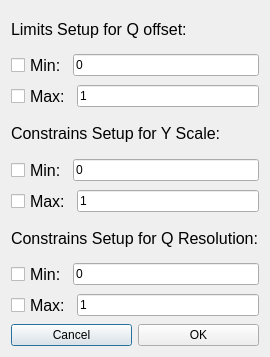
<?xml version="1.0" encoding="UTF-8"?>
<ui version="4.0">
 <class>Dialog</class>
 <widget class="QDialog" name="Dialog">
  <property name="geometry">
   <rect>
    <x>0</x>
    <y>0</y>
    <width>266</width>
    <height>357</height>
   </rect>
  </property>
  <property name="windowTitle">
   <string>Dialog</string>
  </property>
  <layout class="QGridLayout" name="gridLayout_2">
   <item row="0" column="0">
    <layout class="QGridLayout" name="gridLayout">
     <item row="0" column="0">
      <widget class="QLabel" name="label">
       <property name="sizePolicy">
        <sizepolicy hsizetype="Expanding" vsizetype="Preferred">
         <horstretch>0</horstretch>
         <verstretch>0</verstretch>
        </sizepolicy>
       </property>
       <property name="maximumSize">
        <size>
         <width>361</width>
         <height>16777215</height>
        </size>
       </property>
       <property name="font">
        <font>
         <pointsize>12</pointsize>
        </font>
       </property>
       <property name="text">
        <string>Limits Setup for Q offset:</string>
       </property>
      </widget>
     </item>
     <item row="1" column="0">
      <layout class="QHBoxLayout" name="horizontalLayout">
       <item>
        <widget class="QCheckBox" name="qoffminCB">
         <property name="font">
          <font>
           <pointsize>12</pointsize>
          </font>
         </property>
         <property name="text">
          <string>Min:</string>
         </property>
        </widget>
       </item>
       <item>
        <widget class="QLineEdit" name="qoffminLE">
         <property name="text">
          <string>0</string>
         </property>
        </widget>
       </item>
      </layout>
     </item>
     <item row="2" column="0">
      <layout class="QHBoxLayout" name="horizontalLayout_2">
       <item>
        <widget class="QCheckBox" name="qoffmaxCB">
         <property name="font">
          <font>
           <pointsize>12</pointsize>
          </font>
         </property>
         <property name="text">
          <string>Max:</string>
         </property>
        </widget>
       </item>
       <item>
        <widget class="QLineEdit" name="qoffmaxLE">
         <property name="text">
          <string>1</string>
         </property>
        </widget>
       </item>
      </layout>
     </item>
     <item row="3" column="0">
      <widget class="QLabel" name="label_2">
       <property name="sizePolicy">
        <sizepolicy hsizetype="Expanding" vsizetype="Preferred">
         <horstretch>0</horstretch>
         <verstretch>0</verstretch>
        </sizepolicy>
       </property>
       <property name="maximumSize">
        <size>
         <width>361</width>
         <height>16777215</height>
        </size>
       </property>
       <property name="font">
        <font>
         <pointsize>12</pointsize>
        </font>
       </property>
       <property name="text">
        <string>Constrains Setup for Y Scale:</string>
       </property>
      </widget>
     </item>
     <item row="4" column="0">
      <layout class="QHBoxLayout" name="horizontalLayout_4">
       <item>
        <widget class="QCheckBox" name="yscaleminCB">
         <property name="font">
          <font>
           <pointsize>12</pointsize>
          </font>
         </property>
         <property name="text">
          <string>Min:</string>
         </property>
        </widget>
       </item>
       <item>
        <widget class="QLineEdit" name="yscaleminLE">
         <property name="text">
          <string>0</string>
         </property>
        </widget>
       </item>
      </layout>
     </item>
     <item row="5" column="0">
      <layout class="QHBoxLayout" name="horizontalLayout_5">
       <item>
        <widget class="QCheckBox" name="yscalemaxCB">
         <property name="font">
          <font>
           <pointsize>12</pointsize>
          </font>
         </property>
         <property name="text">
          <string>Max:</string>
         </property>
        </widget>
       </item>
       <item>
        <widget class="QLineEdit" name="yscalemaxLE">
         <property name="text">
          <string>1</string>
         </property>
        </widget>
       </item>
      </layout>
     </item>
     <item row="6" column="0">
      <widget class="QLabel" name="label_3">
       <property name="sizePolicy">
        <sizepolicy hsizetype="Expanding" vsizetype="Preferred">
         <horstretch>0</horstretch>
         <verstretch>0</verstretch>
        </sizepolicy>
       </property>
       <property name="maximumSize">
        <size>
         <width>361</width>
         <height>16777215</height>
        </size>
       </property>
       <property name="font">
        <font>
         <pointsize>12</pointsize>
        </font>
       </property>
       <property name="text">
        <string>Constrains Setup for Q Resolution:</string>
       </property>
      </widget>
     </item>
     <item row="7" column="0">
      <layout class="QHBoxLayout" name="horizontalLayout_6">
       <item>
        <widget class="QCheckBox" name="qresminCB">
         <property name="font">
          <font>
           <pointsize>12</pointsize>
          </font>
         </property>
         <property name="text">
          <string>Min:</string>
         </property>
        </widget>
       </item>
       <item>
        <widget class="QLineEdit" name="qresminLE">
         <property name="text">
          <string>0</string>
         </property>
        </widget>
       </item>
      </layout>
     </item>
     <item row="8" column="0">
      <layout class="QHBoxLayout" name="horizontalLayout_7">
       <item>
        <widget class="QCheckBox" name="qresmaxCB">
         <property name="font">
          <font>
           <pointsize>12</pointsize>
          </font>
         </property>
         <property name="text">
          <string>Max:</string>
         </property>
        </widget>
       </item>
       <item>
        <widget class="QLineEdit" name="qresmaxLE">
         <property name="text">
          <string>1</string>
         </property>
        </widget>
       </item>
      </layout>
     </item>
     <item row="9" column="0">
      <layout class="QHBoxLayout" name="horizontalLayout_3">
       <item>
        <widget class="QPushButton" name="cancelPB">
         <property name="text">
          <string>Cancel</string>
         </property>
        </widget>
       </item>
       <item>
        <widget class="QPushButton" name="okPB">
         <property name="text">
          <string>OK</string>
         </property>
        </widget>
       </item>
      </layout>
     </item>
    </layout>
   </item>
  </layout>
 </widget>
 <resources/>
 <connections/>
</ui>
